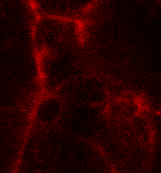
%> input picture test4.tif, 161 x 173 px
$ octave testing.m   (GNU Octave 9; MATLAB toolbox functions it lacks are replaced by stand-ins)
%> lines starting %> are read from the running program, lines starting %| are printed output that depends on the picture; in (x1, y1, x2, y2) boxes, pixels count from 0 and x2, y2 are one past the last pixel; in counts of white or black regions, pixels touching at a corner belong together; the program's own positions count from 1
### functions/loadtif.m
function result = loadtif(filename)
%> called with filename = 'test4.tif'
% This funciton return a n by 3 cell where n is the number of series in the
% lif file. The red, green, and blue channels are stored in {i,1}, {i,2},
% and {i,3} as an x by y by x double array.
%
%Author: William Colgan
%Date: 9/2/17
%Contact: colgan.william@gmail.com

%load the tif file
info = imfinfo(filename);
x = info.Height;
y = info.Width;
z = size(info,1)/3;
result = cell(1,3);
result{1,1} = zeros(x,y,z,'double');
result{1,2} = zeros(x,y,z,'double');
result{1,3} = zeros(x,y,z,'double');
for i = 1:z
   %add each channel to the result
   result{1,1}(:,:,i) = im2double(imread(filename,3*i-2));
   result{1,2}(:,:,i) = im2double(imread(filename,3*i-1));
   result{1,3}(:,:,i) = im2double(imread(filename,3*i));
end
end

### testing.m
%testing
data = loadtif('test4.tif');
C1 = data{1,1};
[x,y,z] = size(C1);
radius = min(x,y);
radius = double(round(radius*.4));
mask = zeros(x,y,z);
for i = 4:z-4
    plane = zeros(x,y);
    plane(round(x/2),round(y/2)) = 1;
    r = radius * sqrt(1 - ((z/2-i)/(z/2))^2);
    SE = strel('disk',double(round(r)),8);
    plane = imdilate(plane, SE);
    mask(:,:,i) = plane;
end
%> this loop made 13 passes
%> pass 1, `plane = imdilate(plane, SE);`:
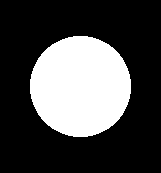
%> plane: size 173x161 double; values 0 (black) and 1 (white), 28.8% white; 1 white region, box (x1, y1, x2, y2) and area: (30, 36, 131, 137) 8021
%> pass 2, `plane = imdilate(plane, SE);`:
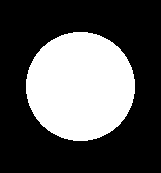
%> plane: size 173x161 double; values 0 (black) and 1 (white), 33.5% white; 1 white region, box (x1, y1, x2, y2) and area: (26, 32, 135, 141) 9337
%> pass 3, `plane = imdilate(plane, SE);`:
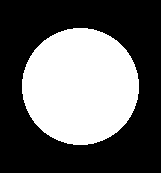
%> plane: size 173x161 double; values 0 (black) and 1 (white), 38.6% white; 1 white region, box (x1, y1, x2, y2) and area: (22, 28, 139, 145) 10741
mask(1,:,:) = 1;
mask(:,1,:) = 1;
mask(:,:,1) = 1;
mask(x,:,:) = 1;
mask(:,y,:) = 1;
mask(:,:,z) = 1;
%> (the run ends here)
